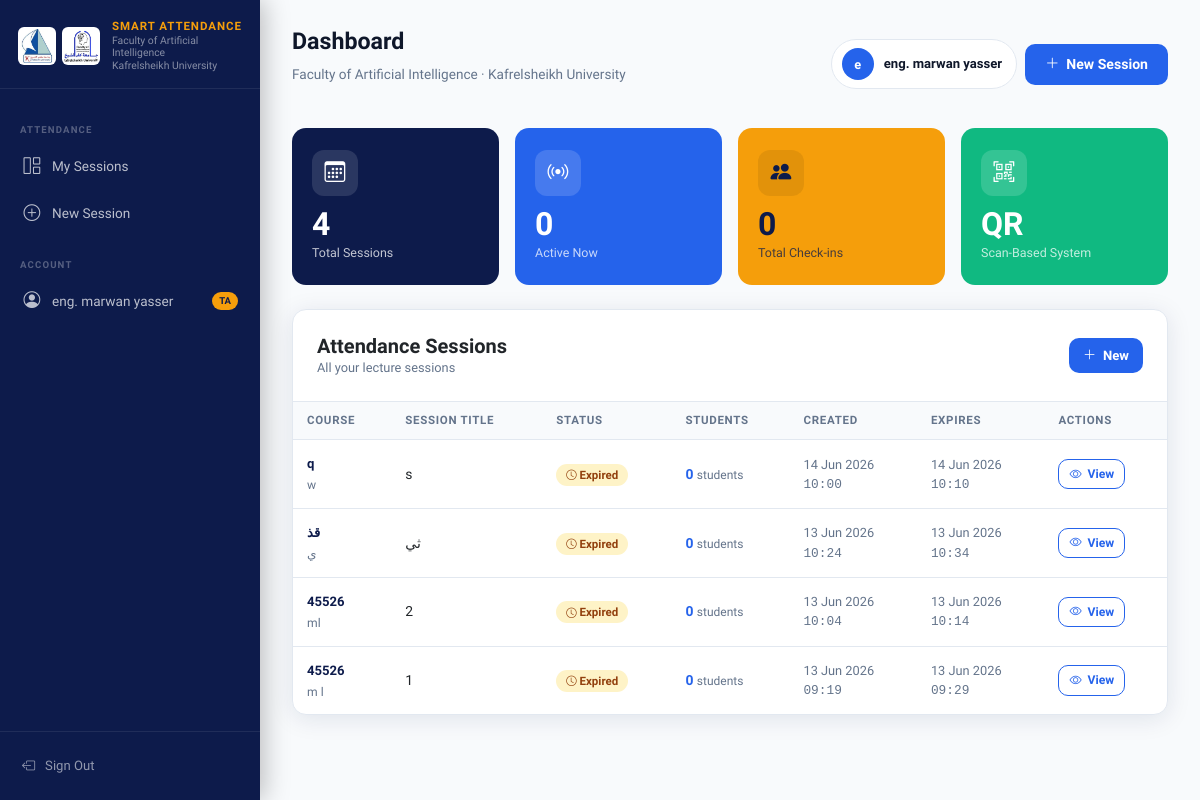
The app's page /dashboard (signed in) with its own data.
### legacy_app.py (models this page shows, shortened)
class Lecturer(db.Model):
    __tablename__ = 'lecturers'
    id = db.Column(db.Integer, primary_key=True)
    name = db.Column(db.String(150), nullable=False)
    email = db.Column(db.String(150), unique=True, nullable=False)
    password_hash = db.Column(db.String(256), nullable=False)
    created_at = db.Column(db.DateTime, default=datetime.utcnow)
    sessions = db.relationship('AttendanceSession', backref='lecturer', lazy=True)

class AttendanceSession(db.Model):
    __tablename__ = 'attendance_sessions'
    id = db.Column(db.Integer, primary_key=True)
    session_uuid = db.Column(db.String(36), unique=True, nullable=False, default=lambda: str(uuid.uuid4()))
    title = db.Column(db.String(200), nullable=False)
    course_name = db.Column(db.String(200), nullable=False)
    course_code = db.Column(db.String(50), nullable=False)
    lecturer_id = db.Column(db.Integer, db.ForeignKey('lecturers.id'), nullable=False)
    created_at = db.Column(db.DateTime, default=datetime.utcnow)
    expires_at = db.Column(db.DateTime, nullable=False)
    is_active = db.Column(db.Boolean, default=True)
    records = db.relationship('AttendanceRecord', backref='session', lazy=True)
    @property
    def is_expired(self):
        return datetime.utcnow() > self.expires_at
    @property
    def is_open(self):
        return self.is_active and not self.is_expired
    @property
    def student_count(self):
        return len(self.records)

### legacy_app.py (the view)
@app.route('/dashboard')
@login_required
def dashboard():
    lecturer = get_current_lecturer()
    sessions_list = AttendanceSession.query.filter_by(lecturer_id=lecturer.id)\
        .order_by(AttendanceSession.created_at.desc()).all()
    total_sessions = len(sessions_list)
    active_sessions = sum(1 for s in sessions_list if s.is_open)
    total_students = sum(s.student_count for s in sessions_list)
    return render_template('dashboard.html',
        lecturer=lecturer,
        sessions=sessions_list,
        total_sessions=total_sessions,
        active_sessions=active_sessions,
        total_students=total_students
    )

### legacy_app.py (called while the page is built)
def login_required(f):
    @wraps(f)
    def decorated(*args, **kwargs):
        if 'lecturer_id' not in session:
            flash('Please log in to access this page.', 'warning')
            return redirect(url_for('login'))
        return f(*args, **kwargs)
    return decorated

def get_current_lecturer():
    if 'lecturer_id' in session:
        return Lecturer.query.get(session['lecturer_id'])
    return None

### templates/dashboard.html (shortened to what this page needs)
{% extends "base.html" %}
{% block content %}
<div class="topbar fade-in">
  <div>
    <h1>Dashboard</h1>
    <p style="color:var(--text-muted);font-size:.85rem;margin-top:3px">
      Faculty of Artificial Intelligence · Kafrelsheikh University
    </p>
  </div>
  <div class="d-flex align-items-center gap-2">
    <div class="user-badge">
      <div class="avatar">{{ lecturer.name[0] }}</div>
      {{ lecturer.name }}
    </div>
    <a href="{{ url_for('main.new_session') }}" class="btn-primary-kfu">
      <i class="bi bi-plus-lg"></i> New Session
    </a>
  </div>
</div>
<div class="row g-3 mb-4 fade-in">
  <div class="col-sm-6 col-xl-3">
    <div class="stat-card blue">
      <div class="stat-icon"><i class="bi bi-calendar3"></i></div>
      <div class="stat-value">{{ total_sessions }}</div>
      <div class="stat-label">Total Sessions</div>
    </div>
  </div>
  <div class="col-sm-6 col-xl-3">
    <div class="stat-card accent">
      <div class="stat-icon"><i class="bi bi-broadcast"></i></div>
      <div class="stat-value">{{ active_sessions }}</div>
      <div class="stat-label">Active Now</div>
    </div>
  </div>
  <div class="col-sm-6 col-xl-3">
    <div class="stat-card gold">
      <div class="stat-icon"><i class="bi bi-people-fill"></i></div>
      <div class="stat-value">{{ total_students }}</div>
      <div class="stat-label">Total Check-ins</div>
    </div>
  </div>
  <div class="col-sm-6 col-xl-3">
    <div class="stat-card green">
      <div class="stat-icon"><i class="bi bi-qr-code-scan"></i></div>
      <div class="stat-value">QR</div>
      <div class="stat-label">Scan-Based System</div>
    </div>
  </div>
</div>
<div class="card fade-in">
  <div class="d-flex align-items-center justify-content-between p-3 p-md-4" style="border-bottom:1px solid var(--border)">
    <div>
      <h5 style="font-weight:700;margin:0">Attendance Sessions</h5>
      <p style="font-size:.8rem;color:var(--text-muted);margin:0">All your lecture sessions</p>
    </div>
    <a href="{{ url_for('main.new_session') }}" class="btn-primary-kfu" style="font-size:.82rem;padding:8px 14px">
      <i class="bi bi-plus-lg"></i> New
    </a>
  </div>
  {% if sessions %}
  <div class="table-responsive">
    <table class="sessions-table">
      <thead>
        <tr>
          <th>Course</th>
          <th>Session Title</th>
          <th>Status</th>
          <th>Students</th>
          <th>Created</th>
          <th>Expires</th>
          <th>Actions</th>
        </tr>
      </thead>
      <tbody>
        {% for s in sessions %}
        <tr>
          <td>
            <span style="font-weight:600;font-size:.82rem;color:var(--kfu-navy)">{{ s.course_code }}</span><br>
            <span style="font-size:.76rem;color:var(--text-muted)">{{ s.course_name }}</span>
          </td>
          <td style="font-weight:500;max-width:180px">{{ s.title }}</td>
          <td>
            {% if s.is_open %}
              <span class="badge-open"><i class="bi bi-broadcast" style="font-size:.65rem"></i> Live</span>
            {% elif s.is_expired %}
              <span class="badge-expired"><i class="bi bi-clock" style="font-size:.65rem"></i> Expired</span>
            {% else %}
              <span class="badge-closed"><i class="bi bi-stop-circle" style="font-size:.65rem"></i> Closed</span>
            {% endif %}
          </td>
          <td>
            <span style="font-weight:700;color:var(--kfu-accent)">{{ s.student_count }}</span>
            <span style="font-size:.75rem;color:var(--text-muted)"> students</span>
          </td>
          <td style="font-size:.8rem;color:var(--text-muted)">
            {{ s.created_at.strftime('%d %b %Y') }}<br>
            <span style="font-family:monospace">{{ s.created_at.strftime('%H:%M') }}</span>
          </td>
          <td style="font-size:.8rem;color:var(--text-muted)">
            {{ s.expires_at.strftime('%d %b %Y') }}<br>
            <span style="font-family:monospace">{{ s.expires_at.strftime('%H:%M') }}</span>
          </td>
          <td>
            <a href="{{ url_for('main.session_detail', session_uuid=s.session_uuid) }}"
               class="btn-outline-kfu" style="font-size:.76rem;padding:5px 10px">
              <i class="bi bi-eye"></i> View
            </a>
          </td>
        </tr>
        {% endfor %}
      </tbody>
    </table>
  </div>
  {% endif %}
</div>
{% endblock %}

### templates/base.html (shortened to what this page needs)
<!DOCTYPE html>
<html lang="en" dir="ltr">
<head>
  <link href="https://cdn.jsdelivr.net/npm/bootstrap@5.3.2/dist/css/bootstrap.min.css" rel="stylesheet">
  <link href="https://cdn.jsdelivr.net/npm/bootstrap-icons@1.11.3/font/bootstrap-icons.min.css" rel="stylesheet">
</head>
<body>
{% if session.get('lecturer_id') %}
<aside class="sidebar">
  <div class="sidebar-brand">
    <div class="logos">
      <img src="{{ url_for('static', filename='images/logo_kfs.png') }}" alt="KFU">
      <img src="{{ url_for('static', filename='images/logo_ai.png') }}" alt="AI Faculty">
    </div>
    <div class="brand-text">
      <div class="title">Smart Attendance</div>
      <div class="sub">Faculty of Artificial Intelligence<br>Kafrelsheikh University</div>
    </div>
  </div>
  <nav class="sidebar-nav">
    {% set role = session.get('lecturer_role') %}
    <div class="nav-label" style="margin-top:8px">Attendance</div>
    <a href="{{ url_for('main.ta_dashboard') }}" class="{{ 'active' if request.endpoint == 'main.ta_dashboard' }}">
      <i class="bi bi-grid-1x2"></i> My Sessions
    </a>
    <a href="{{ url_for('main.new_session') }}" class="{{ 'active' if request.endpoint == 'main.new_session' }}">
      <i class="bi bi-plus-circle"></i> New Session
    </a>
    <div class="nav-label" style="margin-top:8px">Account</div>
    <a href="{{ url_for('main.change_password') }}" class="{{ 'active' if request.endpoint == 'main.change_password' }}">
      <i class="bi bi-person-circle"></i> {{ session.get('lecturer_name','User') }}
      <span style="margin-left:auto;font-size:.6rem;background:var(--kfu-gold);color:var(--kfu-navy);padding:2px 7px;border-radius:10px;font-weight:700">{{ role or 'TA' }}</span>
    </a>
  </nav>
  <div class="sidebar-footer">
    <a href="{{ url_for('main.logout') }}">
      <i class="bi bi-box-arrow-left"></i> Sign Out
    </a>
  </div>
</aside>
{% endif %}
<main class="{{ 'main-content' if session.get('lecturer_id') else '' }}">
  {% block content %}{% endblock %}
</main>
</body>
</html>

### records on screen
Lecturer: get "eng. marwan yasser", name "e", name "eng. marwan yasser"
AttendanceSession: course_code "q", course_name "w", title "s", shows "Expired", student_count "0", created_at "14 Jun 2026", created_at "10:00", expires_at "14 Jun 2026", expires_at "10:10"
AttendanceSession: course_code "قذ", course_name "ي", title "ثي", is_active "Expired", student_count "0", created_at "13 Jun 2026", created_at "10:24", expires_at "13 Jun 2026", expires_at "10:34"
AttendanceSession: course_code "45526", course_name "ml", title "2", is_active "Expired", student_count "0", created_at "13 Jun 2026", created_at "10:04", expires_at "13 Jun 2026", expires_at "10:14"
AttendanceSession: course_code "45526", course_name "m l", title "1", is_active "Expired", student_count "0", created_at "13 Jun 2026", created_at "09:19", expires_at "13 Jun 2026", expires_at "09:29"

### other values on screen
{{ role or 'TA' }} "TA"
{{ total_sessions }} "4"
{{ active_sessions }} "0"
{{ total_students }} "0"
